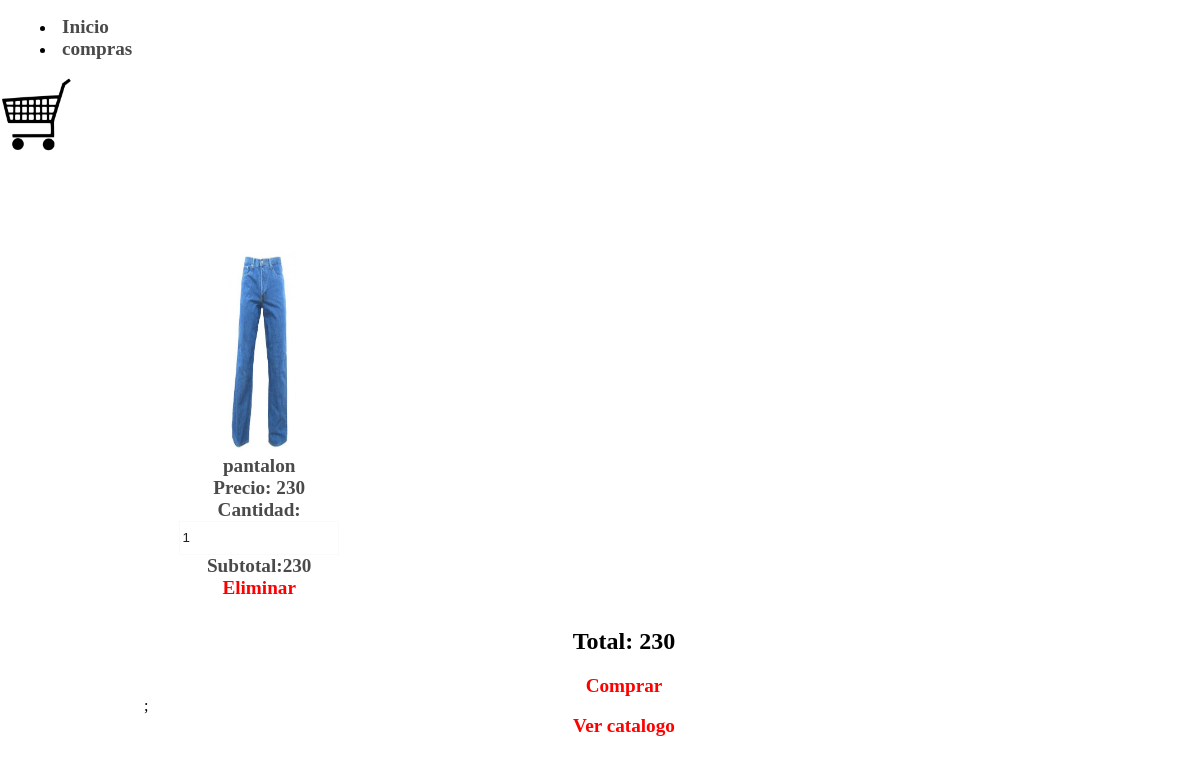
/carritodecompras.php?id=4, run on the app's committed database.
### tables this page shows
CREATE TABLE `productos` (
  `id` int(11) NOT NULL,
  `nombre` varchar(30) DEFAULT NULL,
  `descripcion` varchar(50) DEFAULT NULL,
  `imagen` varchar(20) DEFAULT NULL,
  `precio` int(11) DEFAULT NULL
);

### carritodecompras.php (the view, shortened to what this page needs)
<?php
	if(isset($_SESSION['carrito'])){
		if(isset($_GET['id'])){
					$arreglo=$_SESSION['carrito'];
					$encontro=false;
					$numero=0;
					for($i=0;$i<count($arreglo);$i++){
						if($arreglo[$i]['Id']==$_GET['id']){
							$encontro=true;
							$numero=$i;
						}
					}
					if($encontro==true){
						$arreglo[$numero]['Cantidad']=$arreglo[$numero]['Cantidad']+1;
						$_SESSION['carrito']=$arreglo;
					}else{
						$nombre="";
						$precio=0;
						$imagen="";
						$re=mysql_query("select * from productos where id=".$_GET['id']);
						while ($f=mysql_fetch_array($re)) {
							$nombre=$f['nombre'];
							$precio=$f['precio'];
							$imagen=$f['imagen'];
						}
						$datosNuevos=array('Id'=>$_GET['id'],
										'Nombre'=>$nombre,
										'Precio'=>$precio,
										'Imagen'=>$imagen,
										'Cantidad'=>1);
						array_push($arreglo, $datosNuevos);
						$_SESSION['carrito']=$arreglo;
					}
		}
	}else{
		if(isset($_GET['id'])){
			$re=mysql_query("select * from productos where id=".$_GET['id']);
		}
	}
?>
<!DOCTYPE html>
<html lang="es">
<head>
	<link rel="stylesheet" type="text/css" href="./css/estilos.css">
</head>
<body>
	<header>
		<nav class="menu2">
		<menu>
		<li><a href="./">Inicio</a></li>
		<li><a href="compras/compras.php" class="selected">compras</a></li>
		</menu>
		</nav>
		<a href="./carritodecompras.php" title="ver carrito de compras">
			<img src="./imagenes/carrito.png">
		</a>
	</header>
	<section>
		<?php
			$total=0;
			if(isset($_SESSION['carrito'])){
			$datos=$_SESSION['carrito'];
			$total=0;
			for($i=0;$i<count($datos);$i++){
	?>
				<div class="producto">
					<center>
						<img src="./productos/<?php echo $datos[$i]['Imagen'];?>"><br>
						<span ><?php echo $datos[$i]['Nombre'];?></span><br>
						<span>Precio: <?php echo $datos[$i]['Precio'];?></span><br>
						<span>Cantidad:
							<input type="text" value="<?php echo $datos[$i]['Cantidad'];?>"
							data-precio="<?php echo $datos[$i]['Precio'];?>"
							data-id="<?php echo $datos[$i]['Id'];?>"
							class="cantidad">
						</span><br>
						<span class="subtotal">Subtotal:<?php echo $datos[$i]['Cantidad']*$datos[$i]['Precio'];?></span><br>
						<a href="#" class="eliminar" data-id="<?php echo $datos[$i]['Id']?>">Eliminar</a>
					</center>
				</div>
			<?php
				$total=($datos[$i]['Cantidad']*$datos[$i]['Precio'])+$total;
			}
			}else{
				echo '<center><h2>No has añadido ningun producto</h2></center>';
			}
			echo '<center><h2 id="total">Total: '.$total.'</h2></center>';
			if($total!=0){
					echo '<center><a href="./compras/compras.php" class="aceptar">Comprar</a></center>;';
			}
		?>
		<center><a href="./">Ver catalogo</a></center>
	</section>
</body>
</html>

### css/estilos.css (style rules this page uses)
a { color: #4a4a4a; font-weight: bolder; font-size: 1.2rem; text-decoration: none; }
header a img { width: 100%; }
section { width: 80%; min-height: 500px; padding: 2%; margin:0 auto; margin-left: 10%; margin-top: 50px; }
.producto { width: 20%; height: auto; display: inline-block; vertical-align: top; margin-left: 1%; margin-top: 1%; color: #4a4a4a; font-weight: bolder; font-size: 1.2rem; padding: 1%; }
header a img { width: 6%; }
.producto img { width: 200px; height: 200px; margin:0 auto; }
html { padding: 0px; margin: 0px; }
body { padding: 0px; margin: 0px; }
center a { color: red; }
input { width: 80%; height: 30px; border:1px solid #fafafa; color:#1e1e1e; }
center img { width: 250px; display: inline-block; }

### data on the page
productos: imagen (picture), nombre "pantalon", precio "230", value "1", $datos[$i]['Cantidad']*$datos[$i]['Precio'] "230"

### other printed values
$total "230"
